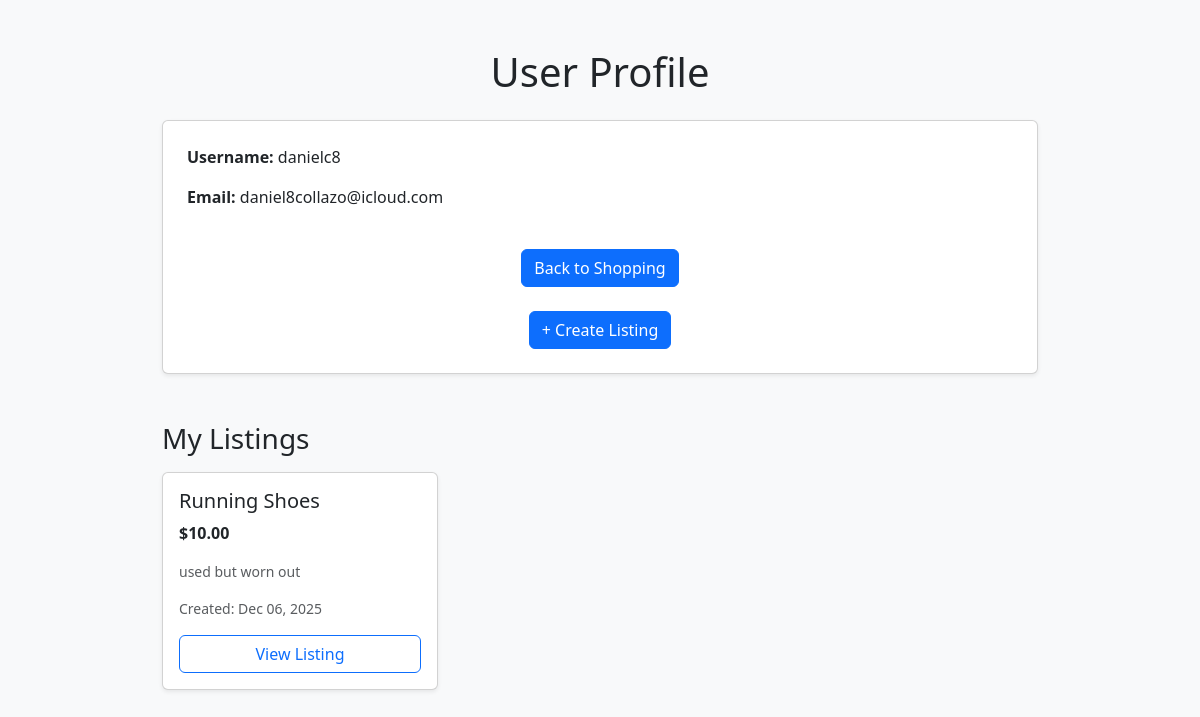
Before: /profile/ (signed in) with the older database file.
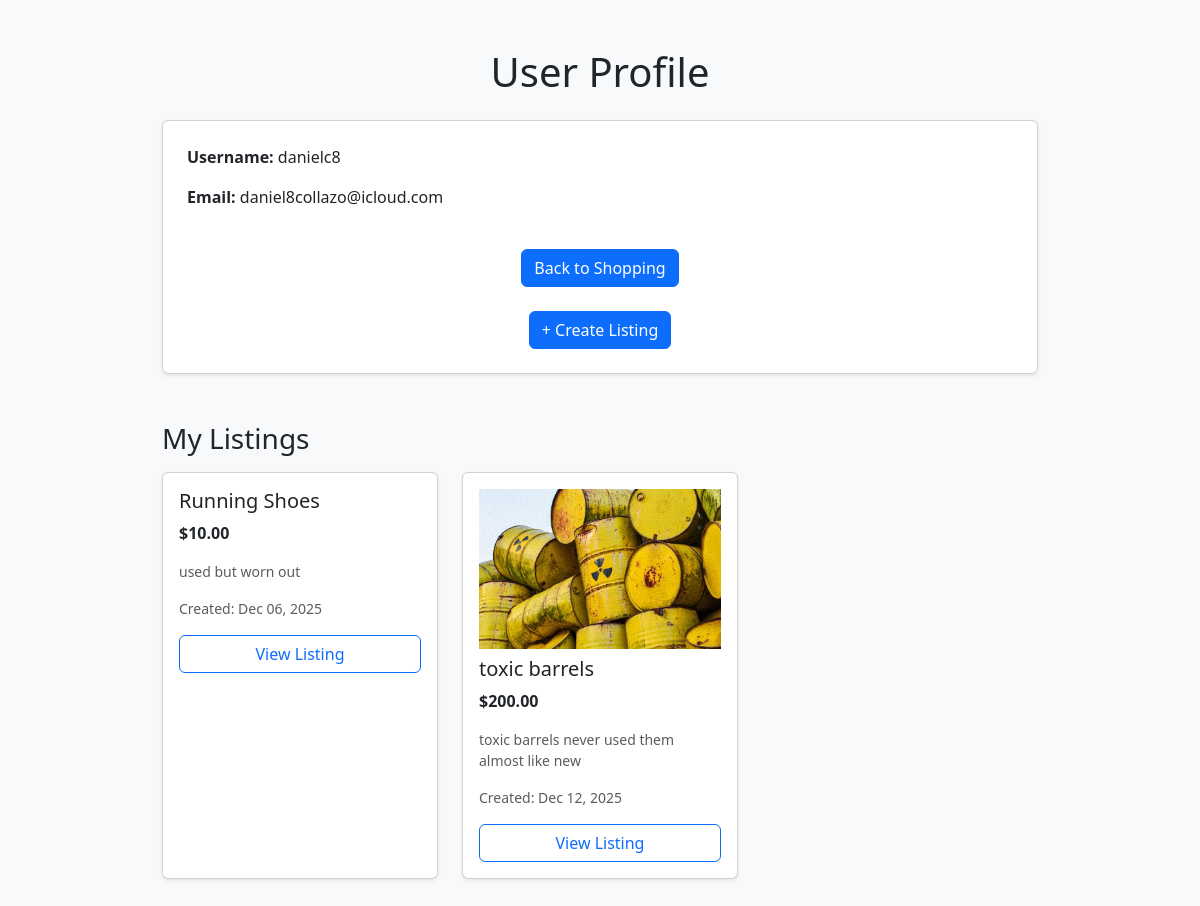
After: the same page with the newer database file.
### market_App/models.py (models this page shows, shortened)
class Listings(models.Model):
    user = models.ForeignKey(Student, on_delete=models.CASCADE, related_name="listings")
    name = models.CharField(max_length=50)
    description = models.TextField(blank=True)
    price = models.DecimalField(max_digits=5, decimal_places=2, null=True, blank=True)
    creation_Date = models.DateTimeField(auto_now_add=True)
    image = models.ImageField(
        upload_to='listing_images/',
        blank=True,
        null=True,
    )

### market_App/views.py (the view)
# urls.py: path('profile/', views.profile, name='profile'),
@login_required
def profile(request):
    student = request.user.student
    my_listings = student.listings.all()
    return render(request, 'profile.html', {
        "my_listings": my_listings
    })

### market_App/templates/profile.html (shortened to what this page needs)
<!DOCTYPE html>
<html lang="en">
<head>
    <link rel="stylesheet" href="https://cdn.jsdelivr.net/npm/bootstrap@5.3.2/dist/css/bootstrap.min.css">
</head>
<body class="bg-light">
<div class="container py-5" style="max-width: 900px;">
    <div class="mb-5">
        <h1 class="mb-4 text-center">User Profile</h1>
        <div class="card shadow-sm p-4">
            <p><strong>Username:</strong> {{ user.username }}</p>
            <p><strong>Email:</strong> {{ user.email }}</p>
            <div class="mt-4 text-center">
                <a href="{% url 'dashboard' %}" class="btn btn-primary">Back to Shopping</a>
                <br><br>
                <a href="{% url 'create_listing' %}" class="btn btn-primary">
                    + Create Listing
                </a>
            </div>
        </div>
    </div>
    <h3 class="mt-5 mb-3">My Listings</h3>
    <div class="row g-4">
        {% for item in my_listings %}
            <div class="col-12 col-md-6 col-lg-4">
                <div class="card shadow-sm h-100">
                    <div class="card-body">
                        {% if item.image %}
                        <img src="{{ item.image.url }}" class="img-fluid mb-2" alt="{{ item.name }}">
                        {% endif %}
                        <h5 class="card-title">{{ item.name }}</h5>
                        {% if item.price %}
                            <p class="fw-bold">${{ item.price }}</p>
                        {% endif %}
                        <p class="text-muted small">
                            {{ item.description|truncatewords:15 }}
                        </p>
                        <p class="text-muted small">
                            Created: {{ item.creation_Date|date:"M d, Y" }}
                        </p>
                        <a href="{% url 'view_listing' item.pk %}" class="btn btn-outline-primary w-100">
    View Listing
</a>
                    </div>
                </div>
            </div>
        {% empty %}
            <p class="text-muted">You have not created any listings yet.</p>
        {% endfor %}
    </div>
</div>
</body>
</html>

Changed rows visible on the page:
added Listings: image (picture), name "toxic barrels", price "200.00", description "toxic barrels never used them almost like new", creation_Date "Dec 12, 2025"
